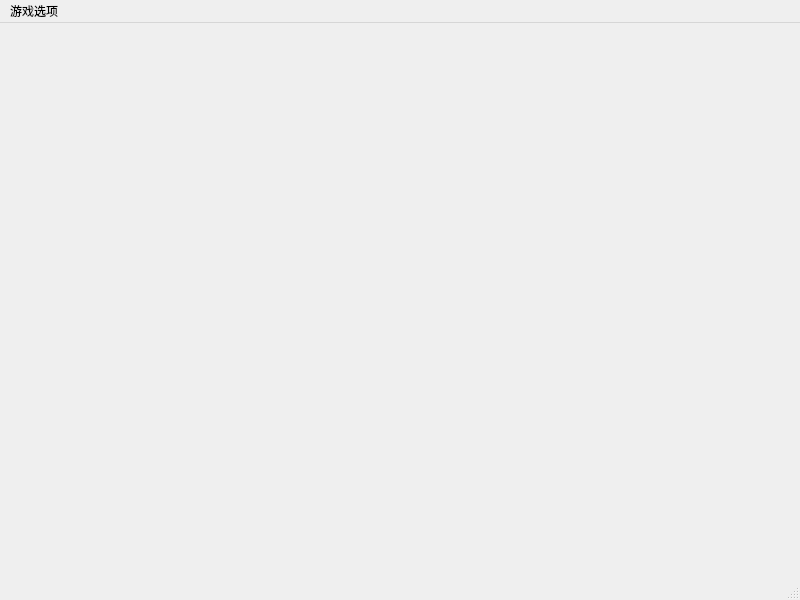
<?xml version="1.0" encoding="UTF-8"?>
<ui version="4.0">
 <class>Mode_Double</class>
 <widget class="QMainWindow" name="Mode_Double">
  <property name="geometry">
   <rect>
    <x>0</x>
    <y>0</y>
    <width>800</width>
    <height>600</height>
   </rect>
  </property>
  <property name="windowTitle">
   <string>MainWindow</string>
  </property>
  <widget class="QWidget" name="centralwidget"/>
  <widget class="QMenuBar" name="menubar">
   <property name="geometry">
    <rect>
     <x>0</x>
     <y>0</y>
     <width>800</width>
     <height>21</height>
    </rect>
   </property>
   <widget class="QMenu" name="menu">
    <property name="title">
     <string>游戏选项</string>
    </property>
    <addaction name="actionstop"/>
    <addaction name="actionsave"/>
    <addaction name="actionout"/>
    <addaction name="actionexit"/>
    <addaction name="separator"/>
    <addaction name="actionabout"/>
   </widget>
   <addaction name="menu"/>
  </widget>
  <widget class="QStatusBar" name="statusbar"/>
  <action name="actionstop">
   <property name="text">
    <string>暂停/启动</string>
   </property>
  </action>
  <action name="actionsave">
   <property name="text">
    <string>保存游戏</string>
   </property>
  </action>
  <action name="actionout">
   <property name="text">
    <string>保存并退出</string>
   </property>
  </action>
  <action name="actionexit">
   <property name="text">
    <string>退出游戏</string>
   </property>
  </action>
  <action name="actionabout">
   <property name="text">
    <string>关于游戏</string>
   </property>
  </action>
 </widget>
 <resources/>
 <connections/>
</ui>
